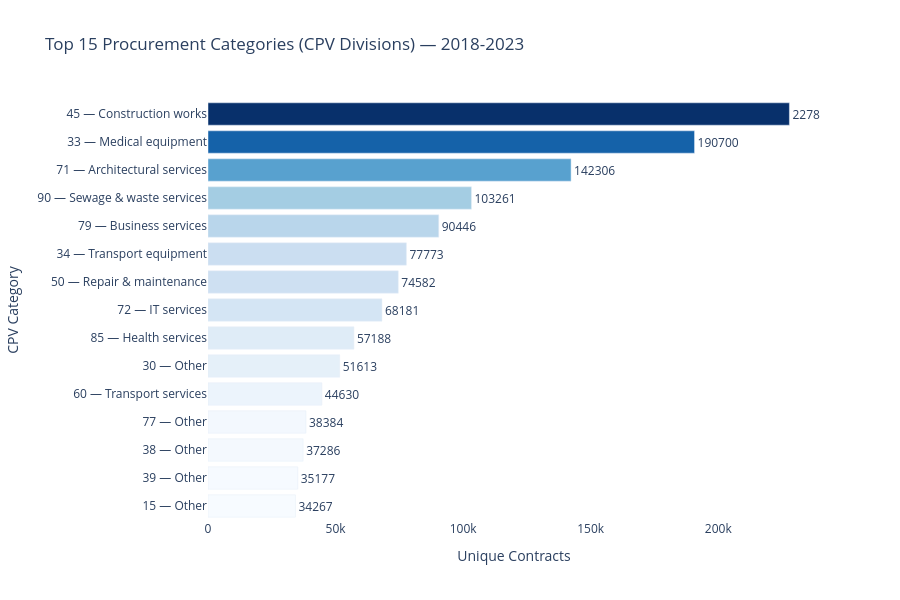

Notebook code for this chart:
### Code cell
# Top CPV divisions by contract volume
# Extract first 2 digits of CPV code = procurement division
df_full['cpv_division'] = df_full['CPV'].astype(str).str[:2]

cpv_counts = df_full.groupby('cpv_division').agg(
    unique_contracts=('ID_NOTICE_CAN', 'nunique')
).reset_index().sort_values('unique_contracts', ascending=False).head(15)

# CPV division labels — top categories
cpv_labels = {
    '45': 'Construction works',
    '72': 'IT services',
    '79': 'Business services',
    '71': 'Architectural services',
    '33': 'Medical equipment',
    '34': 'Transport equipment',
    '90': 'Sewage & waste services',
    '50': 'Repair & maintenance',
    '48': 'Software packages',
    '60': 'Transport services',
    '64': 'Postal services',
    '85': 'Health services',
    '44': 'Construction structures',
    '55': 'Hotel & restaurant services',
    '32': 'Radio & TV equipment'
}

cpv_counts['category_name'] = cpv_counts['cpv_division'].map(cpv_labels).fillna('Other')
cpv_counts['label'] = cpv_counts['cpv_division'] + ' — ' + cpv_counts['category_name']

print("Top 15 CPV divisions by contract volume:")
print(cpv_counts[['cpv_division', 'category_name', 'unique_contracts']].to_string(index=False))

fig = px.bar(
    cpv_counts,
    x='unique_contracts',
    y='label',
    orientation='h',
    title='Top 15 Procurement Categories (CPV Divisions) — 2018-2023',
    labels={'unique_contracts': 'Unique Contracts', 'label': 'CPV Category'},
    color='unique_contracts',
    color_continuous_scale='Blues',
    text='unique_contracts'
)

fig.update_layout(
    plot_bgcolor='white',
    coloraxis_showscale=False,
    yaxis={'categoryorder': 'total ascending'},
    height=600
)
fig.update_traces(textposition='outside')
fig.show()

### Figure 1 — Plotly figure (JSON) as saved in the notebook; plotly's stock layout.template omitted (floating-point values rounded to 4 significant figures)
{"data": [{"hovertemplate": "Unique Contracts=%{marker.color}<br>CPV Category=%{y}<extra></extra>", "legendgroup": "", "marker": {"color": [227887, 190700, 142306, 103261, 90446, 77773, 74582, 68181, 57188, 51613, 44630, 38384, 37286, 35177, 34267], "coloraxis": "coloraxis", "pattern": {"shape": ""}}, "name": "", "orientation": "h", "showlegend": false, "text": [227900.0, 190700.0, 142300.0, 103300.0, 90450.0, 77770.0, 74580.0, 68180.0, 57190.0, 51610.0, 44630.0, 38380.0, 37290.0, 35180.0, 34270.0], "textposition": "outside", "type": "bar", "x": [227887, 190700, 142306, 103261, 90446, 77773, 74582, 68181, 57188, 51613, 44630, 38384, 37286, 35177, 34267], "xaxis": "x", "y": ["45 — Construction works", "33 — Medical equipment", "71 — Architectural services", "90 — Sewage & waste services", "79 — Business services", "34 — Transport equipment", "50 — Repair & maintenance", "72 — IT services", "85 — Health services", "30 — Other", "60 — Transport services", "77 — Other", "38 — Other", "39 — Other", "15 — Other"], "yaxis": "y"}], "layout": {"barmode": "relative", "coloraxis": {"colorbar": {"title": {"text": "Unique Contracts"}}, "colorscale": [[0, "rgb(247,251,255)"], [0.125, "rgb(222,235,247)"], [0.25, "rgb(198,219,239)"], [0.375, "rgb(158,202,225)"], [0.5, "rgb(107,174,214)"], [0.625, "rgb(66,146,198)"], [0.75, "rgb(33,113,181)"], [0.875, "rgb(8,81,156)"], [1, "rgb(8,48,107)"]], "showscale": false}, "height": 600, "legend": {"tracegroupgap": 0}, "plot_bgcolor": "white", "title": {"text": "Top 15 Procurement Categories (CPV Divisions) — 2018-2023"}, "xaxis": {"anchor": "y", "domain": [0, 1], "title": {"text": "Unique Contracts"}}, "yaxis": {"anchor": "x", "categoryorder": "total ascending", "domain": [0, 1], "title": {"text": "CPV Category"}}}}
